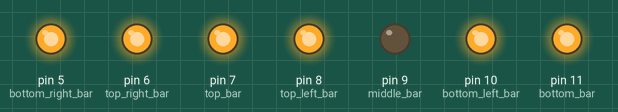
A sketch run on a simulated Arduino Uno, built with avr-gcc and run on an emulated ATmega328P. On the bench: output pins drawn as LEDs (lit = HIGH).

Above: at 1.0 s.
At 3.0 s:
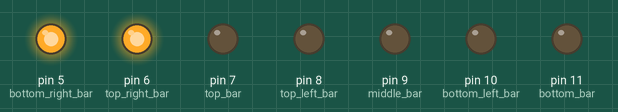
At 5.0 s:
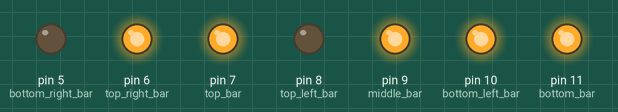
Timing chart, 0 to 6.9 s (numbered marks = the images above):
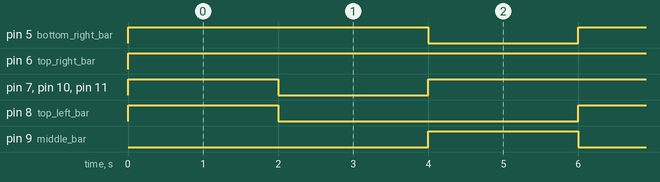

Measured:
- by itself, pin 5 (bottom_right_bar): alternates HIGH for 4.0 s and LOW for 2.0 s
- by itself, pin 6 (top_right_bar): LOW → HIGH at 0.00 s
- by itself, pin 7 (top_bar), pin 10 (bottom_left_bar), pin 11 (bottom_bar): repeats every 6.0 s: LOW 2.0 s, HIGH 4.0 s
- by itself, pin 8 (top_left_bar), pin 9 (middle_bar): alternates HIGH for 2.0 s and LOW for 4.0 s

The sketch:

test_code.ino
```cpp
// Each segment is a bar on the display
const int top_bar = 7;
const int top_right_bar = 6;
const int bottom_right_bar = 5;
const int bottom_bar = 11;
const int bottom_left_bar = 10;
const int top_left_bar = 8;
const int middle_bar = 9;

// Turns on each bar or segment based on the respected number.
void digital_0() {
  turnOffAllSegments();
  digitalWrite(top_bar, HIGH);
  digitalWrite(top_right_bar, HIGH);
  digitalWrite(bottom_right_bar, HIGH);
  digitalWrite(bottom_bar, HIGH);
  digitalWrite(bottom_left_bar, HIGH);
  digitalWrite(top_left_bar, HIGH);
}

void digital_1() {
  turnOffAllSegments();
  digitalWrite(top_right_bar, HIGH);
  digitalWrite(bottom_right_bar, HIGH);
}

void digital_2()
{
  turnOffAllSegments();
  digitalWrite(top_bar, HIGH);
  digitalWrite(top_right_bar, HIGH);
  digitalWrite(middle_bar, HIGH);
  digitalWrite(bottom_left_bar, HIGH);
  digitalWrite(bottom_bar, HIGH);
}

// Turn off all segments of the 7-seg display
void turnOffAllSegments() {
  for (int thisPin = 5; thisPin <= 11; thisPin++) {
    digitalWrite(thisPin, LOW);
  }
}

void setup() {
int i;
for (i=5; i <=11; i++) {
  pinMode(i,OUTPUT);
}
}

// loop that cycles and displays the numbers 0,1, and 2
void loop() {
turnOffAllSegments();

digital_0();
delay(2000);


digital_1();
delay(2000);


digital_2();
delay(2000);


}
```
